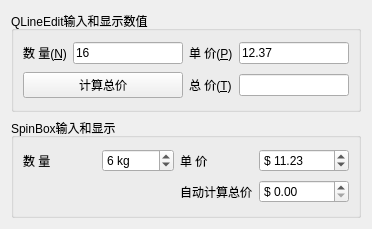
<?xml version="1.0" encoding="UTF-8"?>
<ui version="4.0">
 <class>Widget</class>
 <widget class="QWidget" name="Widget">
  <property name="geometry">
   <rect>
    <x>0</x>
    <y>0</y>
    <width>372</width>
    <height>229</height>
   </rect>
  </property>
  <property name="windowTitle">
   <string>Form</string>
  </property>
  <layout class="QVBoxLayout" name="verticalLayout">
   <item>
    <widget class="QGroupBox" name="groupBox">
     <property name="title">
      <string>QLineEdit输入和显示数值</string>
     </property>
     <layout class="QGridLayout" name="gridLayout">
      <item row="0" column="0">
       <widget class="QLabel" name="label">
        <property name="text">
         <string>数 量(&amp;N)</string>
        </property>
        <property name="buddy">
         <cstring>editCount</cstring>
        </property>
       </widget>
      </item>
      <item row="0" column="1">
       <widget class="QLineEdit" name="editCount">
        <property name="text">
         <string>16</string>
        </property>
       </widget>
      </item>
      <item row="0" column="2">
       <widget class="QLabel" name="label_2">
        <property name="text">
         <string>单 价(&amp;P)</string>
        </property>
        <property name="buddy">
         <cstring>editPrice</cstring>
        </property>
       </widget>
      </item>
      <item row="0" column="3">
       <widget class="QLineEdit" name="editPrice">
        <property name="text">
         <string>12.37</string>
        </property>
       </widget>
      </item>
      <item row="1" column="0" colspan="2">
       <widget class="QPushButton" name="btnCalculate">
        <property name="text">
         <string>计算总价</string>
        </property>
       </widget>
      </item>
      <item row="1" column="2">
       <widget class="QLabel" name="label_3">
        <property name="text">
         <string>总 价(&amp;T)</string>
        </property>
        <property name="buddy">
         <cstring>editTotal</cstring>
        </property>
       </widget>
      </item>
      <item row="1" column="3">
       <widget class="QLineEdit" name="editTotal"/>
      </item>
     </layout>
    </widget>
   </item>
   <item>
    <widget class="QGroupBox" name="groupBox_2">
     <property name="title">
      <string>SpinBox输入和显示</string>
     </property>
     <layout class="QGridLayout" name="gridLayout_2">
      <item row="0" column="0">
       <widget class="QLabel" name="label_4">
        <property name="text">
         <string>数 量</string>
        </property>
       </widget>
      </item>
      <item row="0" column="1">
       <widget class="QSpinBox" name="spinCount">
        <property name="suffix">
         <string> kg</string>
        </property>
        <property name="value">
         <number>6</number>
        </property>
       </widget>
      </item>
      <item row="0" column="2">
       <widget class="QLabel" name="label_5">
        <property name="text">
         <string>单 价</string>
        </property>
       </widget>
      </item>
      <item row="0" column="3">
       <widget class="QDoubleSpinBox" name="spinPrice">
        <property name="minimumSize">
         <size>
          <width>90</width>
          <height>0</height>
         </size>
        </property>
        <property name="prefix">
         <string>$ </string>
        </property>
        <property name="maximum">
         <double>10000.000000000000000</double>
        </property>
        <property name="value">
         <double>11.230000000000000</double>
        </property>
       </widget>
      </item>
      <item row="1" column="2">
       <widget class="QLabel" name="label_6">
        <property name="text">
         <string>自动计算总价</string>
        </property>
       </widget>
      </item>
      <item row="1" column="3">
       <widget class="QDoubleSpinBox" name="spinTotal">
        <property name="minimumSize">
         <size>
          <width>90</width>
          <height>0</height>
         </size>
        </property>
        <property name="prefix">
         <string>$ </string>
        </property>
        <property name="maximum">
         <double>10000.000000000000000</double>
        </property>
        <property name="value">
         <double>0.000000000000000</double>
        </property>
       </widget>
      </item>
     </layout>
    </widget>
   </item>
  </layout>
 </widget>
 <tabstops>
  <tabstop>editCount</tabstop>
  <tabstop>editPrice</tabstop>
  <tabstop>btnCalculate</tabstop>
  <tabstop>editTotal</tabstop>
 </tabstops>
 <resources/>
 <connections/>
</ui>
